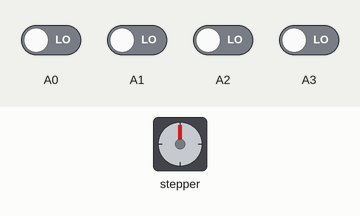
A sketch run on a simulated Arduino Uno, built with avr-gcc and run on an emulated ATmega328P. On the bench: stepper motor. The inputs (shaded band) are chosen by the test bench; at power-on: A0–3 LOW. Stepper angles assume 2048 steps per turn.

Above: at 1.2 s.
1.3 s: A0 driven HIGH
At 1.77 s:
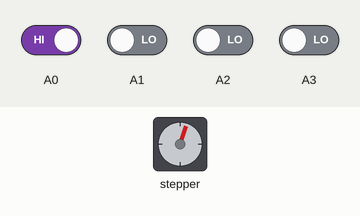
At 2.39 s:
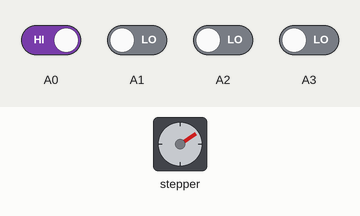
Timing chart, 0 to 13.3 s (numbered marks = the images above; inputs shaded):
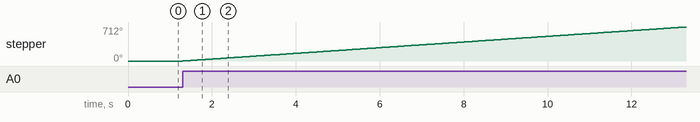

The sketch:

sketch_aug14a.ino
```cpp
#include <Stepper.h>

const int stepsPerRevolution = 2048;

Stepper stepper1 = Stepper(stepsPerRevolution, 2, 4, 3, 5);//8 10 9 11


void setup()
{
  stepper1.setSpeed(10);

  pinMode(9, OUTPUT); //stepper2

}
void loop()
{

 if (digitalRead(A0) == HIGH || digitalRead(A1) == HIGH) {digitalWrite(9, HIGH); }
 else if (digitalRead(A2) == HIGH || digitalRead(A3) == HIGH) { digitalWrite(9, LOW); }


 while(digitalRead(A0)==HIGH || digitalRead(A2) == HIGH) {
  stepper1.step(25);
 }

 while(digitalRead(A1)==HIGH || digitalRead(A3) == HIGH) {
  stepper1.step(-25);
 }


}
```

Measured:
- after the input at 1.3 s, stepper: keeps turning clockwise at about 59°/s, starting at once
